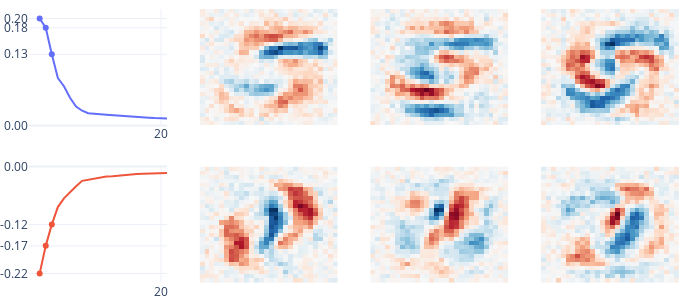

Write notebook code for a chart like this one.
### Markdown cell above
We see that in all cases, there are a few important eigenvalues (about 10 on each side).
Plotting these important vectors isn't difficult, but let's use a fancy function that puts everything nicely side-by-side.

### Code cell
plot_eigenspectrum(model, digit=5)

### Figure 1 — Plotly figure (JSON) as saved in the notebook; plotly's stock layout.template omitted (floating-point values rounded to 4 significant figures; data arrays with more than 128 entries replaced by an {"elided": "..."} marker saying what was removed)
{"data": [{"mode": "lines", "type": "scatter", "xaxis": "x", "y": [0.201, 0.1837, 0.1339, 0.08913, 0.07387, 0.05216, 0.03535, 0.02771, 0.02287, 0.02256, 0.02101, 0.02016, 0.01916, 0.01821, 0.01703, 0.01673, 0.01635, 0.015, 0.01439, 0.0138, 0.01362, 0.01322], "yaxis": "y"}, {"marker": {"color": "#636EFA"}, "mode": "markers", "type": "scatter", "x": [2, 1, 0], "xaxis": "x", "y": [0.1339, 0.1837, 0.201], "yaxis": "y"}, {"marker": {"color": "#EF553B"}, "mode": "lines", "type": "scatter", "xaxis": "x5", "y": [-0.2249, -0.1669, -0.1217, -0.08522, -0.06694, -0.05319, -0.04134, -0.03009, -0.02785, -0.02517, -0.02355, -0.0208, -0.02051, -0.01907, -0.01819, -0.01701, -0.0158, -0.01505, -0.01451, -0.0144, -0.01401, -0.01354], "yaxis": "y5"}, {"marker": {"color": "#EF553B"}, "mode": "markers", "type": "scatter", "x": [0, 1, 2], "xaxis": "x5", "y": [-0.2249, -0.1669, -0.1217], "yaxis": "y5"}, {"colorscale": [[0, "rgb(103,0,31)"], [0.1, "rgb(178,24,43)"], [0.2, "rgb(214,96,77)"], [0.3, "rgb(244,165,130)"], [0.4, "rgb(253,219,199)"], [0.5, "rgb(247,247,247)"], [0.6, "rgb(209,229,240)"], [0.7, "rgb(146,197,222)"], [0.8, "rgb(67,147,195)"], [0.9, "rgb(33,102,172)"], [1, "rgb(5,48,97)"]], "showscale": false, "type": "heatmap", "xaxis": "x2", "yaxis": "y2", "z": {"elided": "28x28 float values"}, "zmid": 0}, {"colorscale": [[0, "rgb(103,0,31)"], [0.1, "rgb(178,24,43)"], [0.2, "rgb(214,96,77)"], [0.3, "rgb(244,165,130)"], [0.4, "rgb(253,219,199)"], [0.5, "rgb(247,247,247)"], [0.6, "rgb(209,229,240)"], [0.7, "rgb(146,197,222)"], [0.8, "rgb(67,147,195)"], [0.9, "rgb(33,102,172)"], [1, "rgb(5,48,97)"]], "showscale": false, "type": "heatmap", "xaxis": "x3", "yaxis": "y3", "z": {"elided": "28x28 float values"}, "zmid": 0}, {"colorscale": [[0, "rgb(103,0,31)"], [0.1, "rgb(178,24,43)"], [0.2, "rgb(214,96,77)"], [0.3, "rgb(244,165,130)"], [0.4, "rgb(253,219,199)"], [0.5, "rgb(247,247,247)"], [0.6, "rgb(209,229,240)"], [0.7, "rgb(146,197,222)"], [0.8, "rgb(67,147,195)"], [0.9, "rgb(33,102,172)"], [1, "rgb(5,48,97)"]], "showscale": false, "type": "heatmap", "xaxis": "x4", "yaxis": "y4", "z": {"elided": "28x28 float values"}, "zmid": 0}, {"colorscale": [[0, "rgb(103,0,31)"], [0.1, "rgb(178,24,43)"], [0.2, "rgb(214,96,77)"], [0.3, "rgb(244,165,130)"], [0.4, "rgb(253,219,199)"], [0.5, "rgb(247,247,247)"], [0.6, "rgb(209,229,240)"], [0.7, "rgb(146,197,222)"], [0.8, "rgb(67,147,195)"], [0.9, "rgb(33,102,172)"], [1, "rgb(5,48,97)"]], "showscale": false, "type": "heatmap", "xaxis": "x6", "yaxis": "y6", "z": {"elided": "28x28 float values"}, "zmid": 0}, {"colorscale": [[0, "rgb(103,0,31)"], [0.1, "rgb(178,24,43)"], [0.2, "rgb(214,96,77)"], [0.3, "rgb(244,165,130)"], [0.4, "rgb(253,219,199)"], [0.5, "rgb(247,247,247)"], [0.6, "rgb(209,229,240)"], [0.7, "rgb(146,197,222)"], [0.8, "rgb(67,147,195)"], [0.9, "rgb(33,102,172)"], [1, "rgb(5,48,97)"]], "showscale": false, "type": "heatmap", "xaxis": "x7", "yaxis": "y7", "z": {"elided": "28x28 float values"}, "zmid": 0}, {"colorscale": [[0, "rgb(103,0,31)"], [0.1, "rgb(178,24,43)"], [0.2, "rgb(214,96,77)"], [0.3, "rgb(244,165,130)"], [0.4, "rgb(253,219,199)"], [0.5, "rgb(247,247,247)"], [0.6, "rgb(209,229,240)"], [0.7, "rgb(146,197,222)"], [0.8, "rgb(67,147,195)"], [0.9, "rgb(33,102,172)"], [1, "rgb(5,48,97)"]], "showscale": false, "type": "heatmap", "xaxis": "x8", "yaxis": "y8", "z": {"elided": "28x28 float values"}, "zmid": 0}], "layout": {"autosize": false, "coloraxis": {"showscale": false}, "height": 300, "legend": {"visible": false}, "margin": {"b": 0, "l": 0, "r": 0, "t": 0}, "width": 680, "xaxis": {"anchor": "y", "domain": [0, 0.2125], "ticktext": ["20"], "tickvals": [20], "visible": true, "zeroline": false}, "xaxis2": {"anchor": "y2", "domain": [0.2625, 0.475], "visible": false}, "xaxis3": {"anchor": "y3", "domain": [0.525, 0.7375], "visible": false}, "xaxis4": {"anchor": "y4", "domain": [0.7875, 1], "visible": false}, "xaxis5": {"anchor": "y5", "domain": [0, 0.2125], "ticktext": ["20"], "tickvals": [20], "visible": true, "zeroline": false}, "xaxis6": {"anchor": "y6", "domain": [0.2625, 0.475], "visible": false}, "xaxis7": {"anchor": "y7", "domain": [0.525, 0.7375], "visible": false}, "xaxis8": {"anchor": "y8", "domain": [0.7875, 1], "visible": false}, "yaxis": {"anchor": "x", "domain": [0.575, 1], "rangemode": "tozero", "ticktext": ["0.00", "0.20", "0.18", "0.13"], "tickvals": [0, 0.201, 0.1837, 0.1339], "visible": true, "zeroline": true}, "yaxis2": {"anchor": "x2", "domain": [0.575, 1], "visible": false}, "yaxis3": {"anchor": "x3", "domain": [0.575, 1], "visible": false}, "yaxis4": {"anchor": "x4", "domain": [0.575, 1], "visible": false}, "yaxis5": {"anchor": "x5", "domain": [0, 0.425], "rangemode": "tozero", "ticktext": ["0.00", "-0.22", "-0.17", "-0.12"], "tickvals": [0, -0.2249, -0.1669, -0.1217], "visible": true, "zeroline": true}, "yaxis6": {"anchor": "x6", "domain": [0, 0.425], "visible": false}, "yaxis7": {"anchor": "x7", "domain": [0, 0.425], "visible": false}, "yaxis8": {"anchor": "x8", "domain": [0, 0.425], "visible": false}}}
